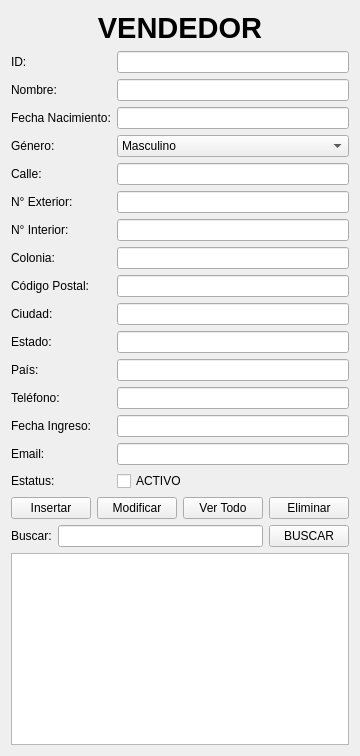
<?xml version="1.0" encoding="UTF-8"?>
<ui version="4.0">
 <class>frm_vendedor</class>

 <widget class="QFrame" name="frm_vendedor">

  <property name="windowTitle">
   <string>Vendedor</string>
  </property>

  <layout class="QVBoxLayout" name="mainLayout">

   <!-- TITULO -->
   <item>
    <widget class="QLabel" name="label_titulo">
     <property name="font">
      <font>
       <family>Segoe UI</family>
       <pointsize>22</pointsize>
       <bold>true</bold>
      </font>
     </property>
     <property name="text">
      <string>VENDEDOR</string>
     </property>
     <property name="alignment">
      <set>Qt::AlignCenter</set>
     </property>
    </widget>
   </item>

   <!-- FORMULARIO -->
   <item>
    <layout class="QGridLayout" name="formLayout">

     <item row="0" column="0">
      <widget class="QLabel" name="lbl_id">
       <property name="text">
        <string>ID:</string>
       </property>
      </widget>
     </item>
     <item row="0" column="1">
      <widget class="QLineEdit" name="txt_id_vendedor"/>
     </item>

     <item row="1" column="0">
      <widget class="QLabel" name="lbl_nombre">
       <property name="text">
        <string>Nombre:</string>
       </property>
      </widget>
     </item>
     <item row="1" column="1">
      <widget class="QLineEdit" name="txt_nombre_vendedor"/>
     </item>

     <item row="2" column="0">
      <widget class="QLabel" name="lbl_fecha_nacimiento">
       <property name="text">
        <string>Fecha Nacimiento:</string>
       </property>
      </widget>
     </item>
     <item row="2" column="1">
      <widget class="QLineEdit" name="txt_fecha_nacimiento_vendedor"/>
     </item>

     <item row="3" column="0">
      <widget class="QLabel" name="lbl_genero">
       <property name="text">
        <string>Género:</string>
       </property>
      </widget>
     </item>
     <item row="3" column="1">
      <widget class="QComboBox" name="cmb_genero_vendedor">
       <item>
        <property name="text">
         <string>Masculino</string>
        </property>
       </item>
       <item>
        <property name="text">
         <string>Femenino</string>
        </property>
       </item>
      </widget>
     </item>

     <item row="4" column="0">
      <widget class="QLabel" name="lbl_calle">
       <property name="text">
        <string>Calle:</string>
       </property>
      </widget>
     </item>
     <item row="4" column="1">
      <widget class="QLineEdit" name="txt_calle_vendedor"/>
     </item>

     <item row="5" column="0">
      <widget class="QLabel" name="lbl_exterior">
       <property name="text">
        <string>N° Exterior:</string>
       </property>
      </widget>
     </item>
     <item row="5" column="1">
      <widget class="QLineEdit" name="txt_n_exterior_vendedor"/>
     </item>

     <item row="6" column="0">
      <widget class="QLabel" name="lbl_interior">
       <property name="text">
        <string>N° Interior:</string>
       </property>
      </widget>
     </item>
     <item row="6" column="1">
      <widget class="QLineEdit" name="txt_n_interior"/>
     </item>

     <item row="7" column="0">
      <widget class="QLabel" name="lbl_colonia">
       <property name="text">
        <string>Colonia:</string>
       </property>
      </widget>
     </item>
     <item row="7" column="1">
      <widget class="QLineEdit" name="txt_colonia_vendedor"/>
     </item>

     <item row="8" column="0">
      <widget class="QLabel" name="lbl_cp">
       <property name="text">
        <string>Código Postal:</string>
       </property>
      </widget>
     </item>
     <item row="8" column="1">
      <widget class="QLineEdit" name="txt_codigo_postal_vendedor"/>
     </item>

     <item row="9" column="0">
      <widget class="QLabel" name="lbl_ciudad">
       <property name="text">
        <string>Ciudad:</string>
       </property>
      </widget>
     </item>
     <item row="9" column="1">
      <widget class="QLineEdit" name="txt_ciudad_vendedor"/>
     </item>

     <item row="10" column="0">
      <widget class="QLabel" name="lbl_estado">
       <property name="text">
        <string>Estado:</string>
       </property>
      </widget>
     </item>
     <item row="10" column="1">
      <widget class="QLineEdit" name="txt_estado_vendedor"/>
     </item>

     <item row="11" column="0">
      <widget class="QLabel" name="lbl_pais">
       <property name="text">
        <string>País:</string>
       </property>
      </widget>
     </item>
     <item row="11" column="1">
      <widget class="QLineEdit" name="txt_pais_vendedor"/>
     </item>

     <item row="12" column="0">
      <widget class="QLabel" name="lbl_telefono">
       <property name="text">
        <string>Teléfono:</string>
       </property>
      </widget>
     </item>
     <item row="12" column="1">
      <widget class="QLineEdit" name="txt_telefono_vendedor"/>
     </item>

     <item row="13" column="0">
      <widget class="QLabel" name="lbl_fecha_ingreso">
       <property name="text">
        <string>Fecha Ingreso:</string>
       </property>
      </widget>
     </item>
     <item row="13" column="1">
      <widget class="QLineEdit" name="txt_fecha_ingreso_vendedor"/>
     </item>

     <item row="14" column="0">
      <widget class="QLabel" name="lbl_email">
       <property name="text">
        <string>Email:</string>
       </property>
      </widget>
     </item>
     <item row="14" column="1">
      <widget class="QLineEdit" name="txt_email_vendedor"/>
     </item>

     <item row="15" column="0">
      <widget class="QLabel" name="lbl_estatus">
       <property name="text">
        <string>Estatus:</string>
       </property>
      </widget>
     </item>
     <item row="15" column="1">
      <widget class="QCheckBox" name="chb_estatus_vendedor">
       <property name="text">
        <string>ACTIVO</string>
       </property>
      </widget>
     </item>

    </layout>
   </item>

   <!-- BOTONES CRUD -->
   <item>
    <layout class="QHBoxLayout" name="buttonLayout">

     <item>
      <widget class="QPushButton" name="btn_insertar_vendedor">
       <property name="text">
        <string>Insertar</string>
       </property>
      </widget>
     </item>

     <item>
      <widget class="QPushButton" name="btn_modificar_vendedor">
       <property name="text">
        <string>Modificar</string>
       </property>
      </widget>
     </item>

     <item>
      <widget class="QPushButton" name="btn_vertodo_vendedor">
       <property name="text">
        <string>Ver Todo</string>
       </property>
      </widget>
     </item>

     <item>
      <widget class="QPushButton" name="btn_eliminar_vendedor">
       <property name="text">
        <string>Eliminar</string>
       </property>
      </widget>
     </item>

    </layout>
   </item>

   <!-- BUSQUEDA -->
   <item>
    <layout class="QHBoxLayout" name="searchLayout">

     <item>
      <widget class="QLabel" name="label_buscar">
       <property name="text">
        <string>Buscar:</string>
       </property>
      </widget>
     </item>

     <item>
      <widget class="QLineEdit" name="txt_buscar_vendedor"/>
     </item>

     <item>
      <widget class="QPushButton" name="btn_buscar_vendedor">
       <property name="text">
        <string>BUSCAR</string>
       </property>
      </widget>
     </item>

    </layout>
   </item>

   <!-- TABLA -->
   <item>
    <widget class="QTableView" name="tbl_vendedor"/>
   </item>

  </layout>

 </widget>

 <resources/>
 <connections/>
</ui>
